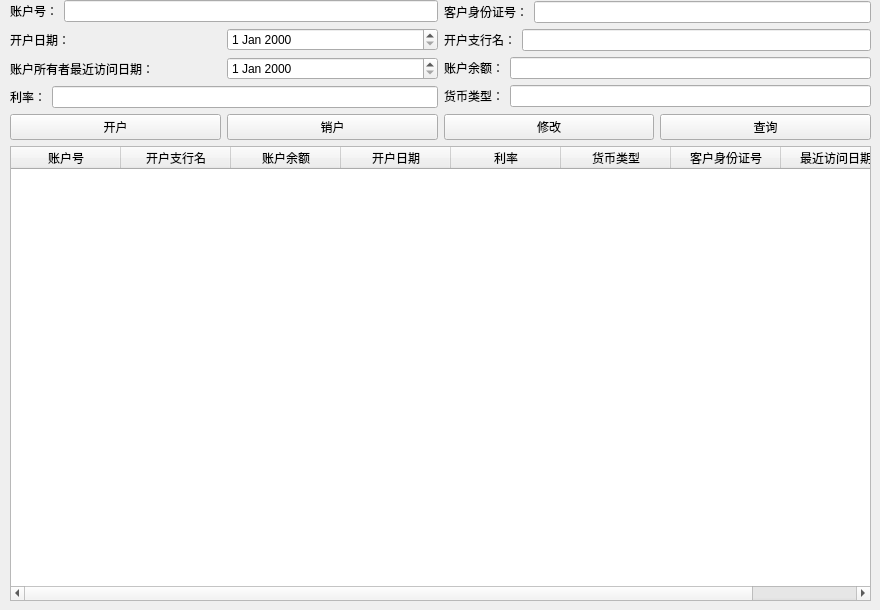
      <widget class="QWidget" name="tab_5">
       <attribute name="title">
        <string>储蓄账户</string>
       </attribute>
       <widget class="QWidget" name="">
        <property name="geometry">
         <rect>
          <x>10</x>
          <y>0</y>
          <width>861</width>
          <height>601</height>
         </rect>
        </property>
        <layout class="QVBoxLayout" name="verticalLayout_34">
         <item>
          <layout class="QVBoxLayout" name="verticalLayout_18">
           <item>
            <layout class="QHBoxLayout" name="horizontalLayout_38">
             <item>
              <layout class="QVBoxLayout" name="verticalLayout_10">
               <item>
                <layout class="QVBoxLayout" name="verticalLayout_11">
                 <item>
                  <layout class="QHBoxLayout" name="horizontalLayout_39">
                   <item>
                    <layout class="QHBoxLayout" name="horizontalLayout_60">
                     <item>
                      <widget class="QLabel" name="label_42">
                       <property name="text">
                        <string>账户号：</string>
                       </property>
                      </widget>
                     </item>
                     <item>
                      <widget class="QLineEdit" name="Account_Id_Save"/>
                     </item>
                    </layout>
                   </item>
                  </layout>
                 </item>
                 <item>
                  <layout class="QHBoxLayout" name="horizontalLayout_40">
                   <item>
                    <widget class="QLabel" name="label_34">
                     <property name="text">
                      <string>开户日期：</string>
                     </property>
                    </widget>
                   </item>
                   <item>
                    <widget class="QDateEdit" name="Account_OpenDate_Save"/>
                   </item>
                  </layout>
                 </item>
                 <item>
                  <layout class="QHBoxLayout" name="horizontalLayout_41">
                   <item>
                    <widget class="QLabel" name="label_35">
                     <property name="text">
                      <string>账户所有者最近访问日期：</string>
                     </property>
                    </widget>
                   </item>
                   <item>
                    <widget class="QDateEdit" name="Account_RecentVisitDate_Save"/>
                   </item>
                  </layout>
                 </item>
                 <item>
                  <layout class="QHBoxLayout" name="horizontalLayout_42">
                   <item>
                    <widget class="QLabel" name="label_36">
                     <property name="text">
                      <string>利率：</string>
                     </property>
                    </widget>
                   </item>
                   <item>
                    <widget class="QLineEdit" name="Account_InterestRate_Save"/>
                   </item>
                  </layout>
                 </item>
                </layout>
               </item>
              </layout>
             </item>
             <item>
              <layout class="QVBoxLayout" name="verticalLayout_13">
               <item>
                <layout class="QVBoxLayout" name="verticalLayout_12">
                 <item>
                  <layout class="QHBoxLayout" name="horizontalLayout_43">
                   <item>
                    <layout class="QHBoxLayout" name="horizontalLayout_61">
                     <item>
                      <widget class="QLabel" name="label_50">
                       <property name="text">
                        <string>客户身份证号：</string>
                       </property>
                      </widget>
                     </item>
                     <item>
                      <widget class="QLineEdit" name="Account_CustomerId_Save"/>
                     </item>
                    </layout>
                   </item>
                  </layout>
                 </item>
                 <item>
                  <layout class="QHBoxLayout" name="horizontalLayout_44">
                   <item>
                    <widget class="QLabel" name="label_38">
                     <property name="text">
                      <string>开户支行名：</string>
                     </property>
                    </widget>
                   </item>
                   <item>
                    <widget class="QLineEdit" name="Account_BankName_Save"/>
                   </item>
                  </layout>
                 </item>
                 <item>
                  <layout class="QHBoxLayout" name="horizontalLayout_45">
                   <item>
                    <widget class="QLabel" name="Account_Money">
                     <property name="text">
                      <string>账户余额：</string>
                     </property>
                    </widget>
                   </item>
                   <item>
                    <widget class="QLineEdit" name="Account_Balance_Save">
                     <property name="text">
                      <string/>
                     </property>
                    </widget>
                   </item>
                  </layout>
                 </item>
                 <item>
                  <layout class="QHBoxLayout" name="horizontalLayout_46">
                   <item>
                    <widget class="QLabel" name="label_40">
                     <property name="text">
                      <string>货币类型：</string>
                     </property>
                    </widget>
                   </item>
                   <item>
                    <widget class="QLineEdit" name="Account_CurrencyType_Save"/>
                   </item>
                  </layout>
                 </item>
                </layout>
               </item>
              </layout>
             </item>
            </layout>
           </item>
           <item>
            <layout class="QHBoxLayout" name="horizontalLayout_47">
             <item>
              <widget class="QPushButton" name="Account_Open_Save">
               <property name="text">
                <string>开户</string>
               </property>
              </widget>
             </item>
             <item>
              <widget class="QPushButton" name="Account_Del_Save">
               <property name="text">
                <string>销户</string>
               </property>
              </widget>
             </item>
             <item>
              <widget class="QPushButton" name="Account_Change_Save">
               <property name="text">
                <string>修改</string>
               </property>
              </widget>
             </item>
             <item>
              <widget class="QPushButton" name="Account_Query_Save">
               <property name="text">
                <string>查询</string>
               </property>
              </widget>
             </item>
            </layout>
           </item>
          </layout>
         </item>
         <item>
          <widget class="QTableWidget" name="Save_tableWidget">
           <property name="enabled">
            <bool>true</bool>
           </property>
           <attribute name="horizontalHeaderDefaultSectionSize">
            <number>110</number>
           </attribute>
           <column>
            <property name="text">
             <string>账户号</string>
            </property>
           </column>
           <column>
            <property name="text">
             <string>开户支行名</string>
            </property>
           </column>
           <column>
            <property name="text">
             <string>账户余额</string>
            </property>
           </column>
           <column>
            <property name="text">
             <string>开户日期</string>
            </property>
           </column>
           <column>
            <property name="text">
             <string>利率</string>
            </property>
           </column>
           <column>
            <property name="text">
             <string>货币类型</string>
            </property>
           </column>
           <column>
            <property name="text">
             <string>客户身份证号</string>
            </property>
           </column>
           <column>
            <property name="text">
             <string>最近访问日期</string>
            </property>
           </column>
          </widget>
         </item>
        </layout>
       </widget>
      </widget>
